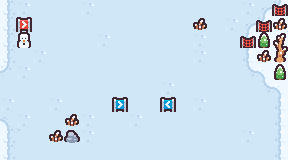

A level layout from a 2D game, rendered from its tile map. Below: a short description, then the map file with its tile-grid data intact:
An orthogonal 18x10 tile map with 16x16 px tiles, 2 tile layers (background, obstacle) and 1 object (speed_minus).

<map version="1.9" tiledversion="1.9.1" orientation="orthogonal" renderorder="right-down" width="18" height="10" tilewidth="16" tileheight="16" infinite="0" nextlayerid="6" nextobjectid="2">
 <tileset firstgid="1" source="../tilemap/tilemap.tsx" />
 <layer id="1" name="background" width="18" height="10">
  <data encoding="csv">
2,4,3,3,3,4,3,3,3,3,3,3,3,3,3,4,77,78,
2,4,3,3,3,3,3,3,3,3,3,3,3,3,4,77,78,14,
2,3,3,3,3,3,4,3,3,3,3,3,4,3,3,5,6,6,
2,3,4,3,3,3,3,3,3,3,3,3,4,3,3,5,6,1,
62,4,3,3,3,3,3,3,3,3,3,3,3,3,3,65,66,6,
3,3,3,3,3,3,3,3,3,3,4,3,3,3,3,3,65,66,
4,3,3,4,3,3,3,3,3,3,3,3,4,3,3,3,3,5,
74,4,3,3,4,4,3,3,4,3,3,3,3,3,3,3,3,5,
2,27,3,3,3,4,3,3,3,3,3,3,3,3,3,4,3,5,
2,3,3,3,3,3,3,3,3,3,3,3,3,3,3,3,3,5
</data>
 </layer>
 <layer id="4" name="obstacle" width="18" height="10">
  <data encoding="csv">
0,0,0,0,0,0,0,0,0,0,0,0,0,0,0,0,0,11,
0,2147483681,0,0,0,0,0,0,0,0,0,0,32,0,0,0,11,32,
0,70,0,0,0,0,0,0,0,0,0,0,0,0,0,11,31,8,
0,0,0,0,0,0,0,0,0,0,0,0,0,0,0,0,32,20,
0,0,0,0,0,0,0,0,0,0,0,0,0,0,0,0,0,31,
0,0,0,0,0,0,0,0,0,0,0,0,0,0,0,0,0,0,
0,0,0,0,0,0,0,34,0,0,2147483682,0,0,0,0,0,0,0,
0,0,0,0,32,0,0,0,0,0,0,0,0,0,0,0,0,0,
0,0,0,32,82,0,0,0,0,0,0,0,0,0,0,0,0,0,
0,0,0,0,0,0,0,0,0,0,0,0,0,0,0,0,0,0
</data>
 </layer>
 <objectgroup id="5" name="bonus">
  <object id="1" name="speed_minus" x="128" y="115" width="32" height="10" />
 </objectgroup>
</map>
